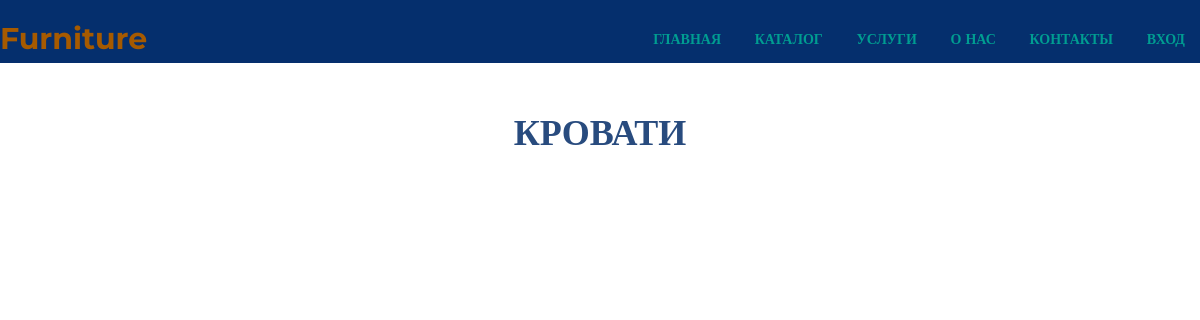
The page /bed/ on the database as committed earlier.
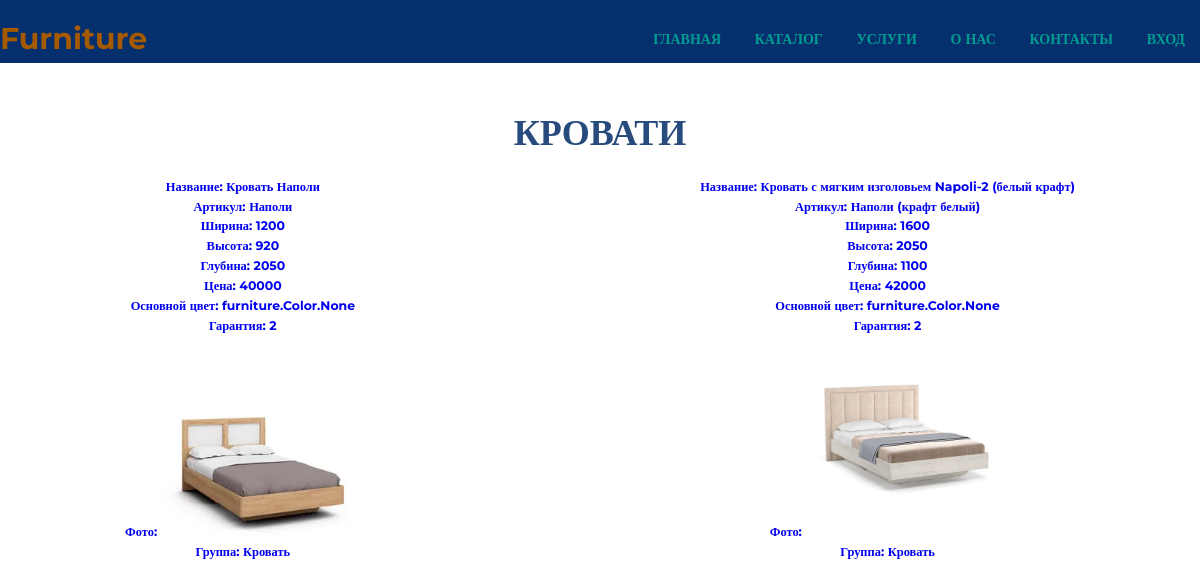
The same page on the database as committed later.
### furniture/models.py (models this page shows, shortened)
class Product(models.Model):
    title = models.CharField("Название", max_length=100)
    artikle = models.ForeignKey(Artikle, verbose_name="Артикул", on_delete=models.CASCADE)
    width = models.PositiveIntegerField("Ширина")
    height = models.PositiveIntegerField("Высота")
    depth = models.PositiveIntegerField("Глубина")
    coast = models.PositiveIntegerField("Цена")
    colors = models.ManyToManyField(Color, verbose_name="Основной цвет")
    ffrancia = models.PositiveIntegerField("Гарантия")
    photo = models.ImageField("Фото",  upload_to="products/")
    group = models.ForeignKey(Group, verbose_name="Группа", on_delete=models.CASCADE)
    class Meta:
        verbose_name = "Продукт"
        verbose_name_plural = "Продукт"

class Artikle(models.Model):
    title = models.CharField("Название", max_length=100)
    artikle = models.CharField("Артикул", max_length=30)
    def __str__(self):
        return self.title
    class Meta:
        verbose_name = "Автикл"
        verbose_name_plural = "Артиклы"

class Group(models.Model):
    title = models.CharField("Название", max_length=100)
    photo = models.ImageField("Фото",  upload_to="products/")
    def __str__(self):
        return self.title
    class Meta:
        verbose_name = "Группа"
        verbose_name_plural = "Группы"

### furniture/views.py (the view)
# urls.py: path("bed/", views.ItemsViewBed.as_view()),
class ItemsViewBed(View):
    def get(self, request):
        item = Product.objects.filter(group_id=3)
        return render(request, "bed.html", {'item_list': item})

### templates/bed.html (shortened to what this page needs)
<!DOCTYPE html>
{% load static %}
<html>
<head>
  <link rel="stylesheet" href="{% static 'css/style.css' %}">
</head>
<body>
  <header class="header">
    <div class="container">
      <div class="header__inner">
        <div class="header__logo">Furniture</div>
        <nav class="nav">
          <a class="nav__link" href="/">Главная</a>
          <a class="nav__link" href="/#catalog">Каталог</a>
          <a class="nav__link" href="/#service">Услуги</a>
          <a class="nav__link" href="/us">О нас</a>
          <a class="nav__link" href="/us#cont">Контакты</a>
          {% if user.is_authenticated %}
            <a class="nav__link" href="/account/logout">Выход</a>
            <h2 class="nav__link">{{user.username }}</h2>
          {% else %}
            <a class="nav__link" href="/account/login">Вход</a>
          {% endif %}
        </nav>
      </div>
    </div>
  </header>
  <section class="section"  id="catalog">
    <div class="container">
      <div class="section__header">
        <h2 class="section__title">Кровати</h2>
        <div class="catalog">
            {% for item in item_list %}
            <div class="item">
              <a href="/{{ item.id }}">
                <h5>Название: {{item.title}}</h5>
                <h5>Артикул: {{item.artikle}}</h5>
                <h5>Ширина: {{item.width}}</h5>
                <h5>Высота: {{item.height}}</h5>
                <h5>Глубина: {{item.depth}}</h5>
                <h5>Цена: {{item.coast}}</h5>
                <h5>Основной цвет: {{item.colors}}</h5>
                <h5>Гарантия: {{item.ffrancia}}</h5>
                <div class="item__img">
                    <h5>Фото: <img class="item__img" src="{{ item.photo.url }}" alt=""></h5>
                </div>
                <h5>Группа: {{item.group}}</h5>
              </a>
            </div>
            {% endfor %}
        </div>
      </div>
  </section>
</body>
</html>

### static/css/style.css (style rules this page uses)
:root { --main-color: #A65A00; --second-colorBlue: #284B7E; --second-colorGreen: #009D91; }
body { margin: 0; font-family: 'Montserrat', 'sans-selif'; font-size: 15px; line-height: 1.6; color: var(--main-color); }
*, *::after, *::before { box-sizing: border-box; }
h1, h2, h3, h4, h5, h6 { margin: 0; }
a { text-decoration: none; }
.container { width: 100%; max-width: 1200px; margin: 0 auto; }
.header { width: 100%; padding-top: 15px; position: fixed; top: 0; left: 0; right: 0; z-index: 1000; background-color: #052F6D; }
.header__inner { display: flex; justify-content: space-between; align-items: center; }
.header__logo { font-size: 30px; font-weight: 700; color: var(--main-color); }
.nav { font-size: 14px; text-transform: uppercase; }
.nav__link { display: inline-block; vertical-align: top; margin: 0 15px; color: var(--second-colorGreen); text-decoration: none; transition: color .2s linear; position: relative; font-weight: 700; }
.section { padding: 80px 0; }
.section__header { width: 100%; max-width: 950px; margin: 0 auto 40px; text-align: center; }
.section__title { font-size: 36px; font-weight: 700; color: #284B7E; text-transform: uppercase; }
.catalog { margin-top: 15px; display: flex; justify-content: space-between; flex-wrap: wrap; }
.item__img > h5 > img { width: 200px; }

Rows that differ between the two databases and show on the page:
added Product: title "Кровать Наполи", artikle "Наполи", width "1200", height "920", depth "2050", coast "40000", colors "furniture.Color.None", ffrancia "2", photo (picture), group "Кровать"
added Product: title "Кровать с мягким изголовьем Napoli-2 (белый крафт)", artikle "Наполи (крафт белый)", width "1600", height "2050", depth "1100", coast "42000", colors "furniture.Color.None", ffrancia "2", photo (picture), group "Кровать"
